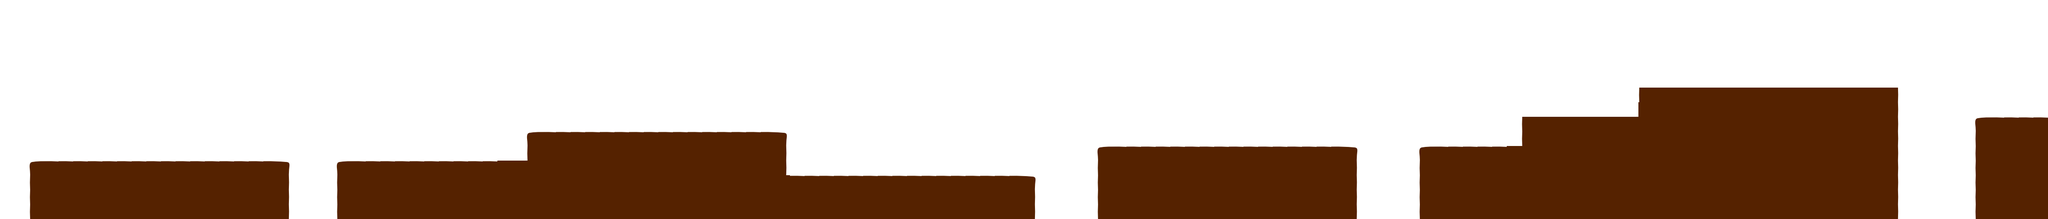

This is a level from a 2D game, rendered from its Tiled map with the project's own tilesets. A one-line summary and the map file follow, with tile-layer data summarised:
An orthogonal 140x15 tile map with 32x32 px tiles, 1 tile layer (Camada de Tiles 1) and 6 objects (6x edgeShape).

<map version="1.0" orientation="orthogonal" width="140" height="15" tilewidth="32" tileheight="32" backgroundcolor="#ffffff">
 <tileset firstgid="1" name="tiles" tilewidth="32" tileheight="32">
  <image source="tiles.png" width="667" height="161" />
 </tileset>
 <layer name="Camada de Tiles 1" width="140" height="15">
  <data>[2100 cells, 661 non-empty, 6 distinct tile ids]</data>
 </layer>
 <objectgroup name="objects" width="140" height="15">
  <object type="edgeShape" x="65" y="476">
   <polyline points="0,0 0,-126 567,-121" />
  </object>
  <object type="edgeShape" x="736" y="477">
   <polyline points="0,0 1,-125 415,-127 417,-188 985,-188" />
  </object>
  <object type="edgeShape" x="1719" y="383">
   <polyline points="0,0 545,2" />
  </object>
  <object type="edgeShape" x="2399" y="478">
   <polyline points="0,0 1,-156 568,-155" />
  </object>
  <object type="edgeShape" x="3104" y="475">
   <polyline points="0,0 0,-156 224,-156 224,-219 480,-219 480,-283 1046,-284" />
  </object>
  <object type="edgeShape" x="4321" y="476">
   <polyline points="0,0 0,-219 157,-219" />
  </object>
 </objectgroup>
</map>
